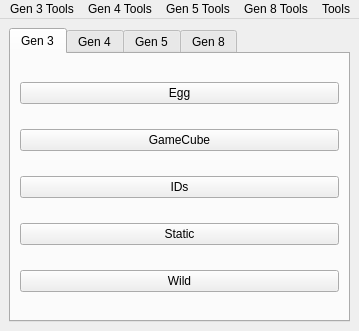
<?xml version="1.0" encoding="UTF-8"?>
<ui version="4.0">
 <class>MainWindow</class>
 <widget class="QMainWindow" name="MainWindow">
  <property name="geometry">
   <rect>
    <x>0</x>
    <y>0</y>
    <width>359</width>
    <height>322</height>
   </rect>
  </property>
  <property name="windowIcon">
   <iconset>
    <normaloff>../pokefinder.ico</normaloff>../pokefinder.ico</iconset>
  </property>
  <widget class="QWidget" name="centralwidget">
   <layout class="QGridLayout" name="gridLayout">
    <item row="0" column="0">
     <widget class="QTabWidget" name="tabWidget">
      <widget class="QWidget" name="tabGen3">
       <attribute name="title">
        <string>Gen 3</string>
       </attribute>
       <layout class="QGridLayout" name="gridLayout_2">
        <item row="0" column="0">
         <widget class="QPushButton" name="pushButtonEgg3">
          <property name="text">
           <string>Egg</string>
          </property>
         </widget>
        </item>
        <item row="1" column="0">
         <widget class="QPushButton" name="pushButtonGameCube">
          <property name="text">
           <string>GameCube</string>
          </property>
         </widget>
        </item>
        <item row="2" column="0">
         <widget class="QPushButton" name="pushButtonIDs3">
          <property name="text">
           <string>IDs</string>
          </property>
         </widget>
        </item>
        <item row="3" column="0">
         <widget class="QPushButton" name="pushButtonStatic3">
          <property name="text">
           <string>Static</string>
          </property>
         </widget>
        </item>
        <item row="4" column="0">
         <widget class="QPushButton" name="pushButtonWild3">
          <property name="text">
           <string>Wild</string>
          </property>
         </widget>
        </item>
       </layout>
      </widget>
      <widget class="QWidget" name="tabGen4">
       <attribute name="title">
        <string>Gen 4</string>
       </attribute>
       <layout class="QGridLayout" name="gridLayout_3">
        <item row="0" column="0">
         <widget class="QPushButton" name="pushButtonEgg4">
          <property name="text">
           <string>Egg</string>
          </property>
         </widget>
        </item>
        <item row="1" column="0">
         <widget class="QPushButton" name="pushButtonEvent4">
          <property name="text">
           <string>Event</string>
          </property>
         </widget>
        </item>
        <item row="2" column="0">
         <widget class="QPushButton" name="pushButtonIDs4">
          <property name="text">
           <string>IDs</string>
          </property>
         </widget>
        </item>
        <item row="3" column="0">
         <widget class="QPushButton" name="pushButtonPokeRadar">
          <property name="text">
           <string>Poke Radar</string>
          </property>
         </widget>
        </item>
        <item row="4" column="0">
         <widget class="QPushButton" name="pushButtonStatic4">
          <property name="text">
           <string>Static</string>
          </property>
         </widget>
        </item>
        <item row="5" column="0">
         <widget class="QPushButton" name="pushButtonWild4">
          <property name="text">
           <string>Wild</string>
          </property>
         </widget>
        </item>
       </layout>
      </widget>
      <widget class="QWidget" name="tabGen5">
       <attribute name="title">
        <string>Gen 5</string>
       </attribute>
       <layout class="QGridLayout" name="gridLayout_4">
        <item row="0" column="0">
         <widget class="QPushButton" name="pushButtonDreamRadar">
          <property name="text">
           <string>Dream Radar</string>
          </property>
         </widget>
        </item>
        <item row="1" column="0">
         <widget class="QPushButton" name="pushButtonEgg5">
          <property name="text">
           <string>Egg</string>
          </property>
         </widget>
        </item>
        <item row="2" column="0">
         <widget class="QPushButton" name="pushButtonEvent5">
          <property name="text">
           <string>Event</string>
          </property>
         </widget>
        </item>
        <item row="3" column="0">
         <widget class="QPushButton" name="pushButtonHiddenGrotto">
          <property name="text">
           <string>Hidden Grotto</string>
          </property>
         </widget>
        </item>
        <item row="4" column="0">
         <widget class="QPushButton" name="pushButtonIDs5">
          <property name="text">
           <string>IDs</string>
          </property>
         </widget>
        </item>
        <item row="6" column="0">
         <widget class="QPushButton" name="pushButtonPickup">
          <property name="text">
           <string>Pickup</string>
          </property>
         </widget>
        </item>
        <item row="5" column="0">
         <widget class="QPushButton" name="pushButtonPhenomenon">
          <property name="text">
           <string>Phenomenon</string>
          </property>
         </widget>
        </item>
        <item row="7" column="0">
         <widget class="QPushButton" name="pushButtonStatic5">
          <property name="text">
           <string>Static</string>
          </property>
         </widget>
        </item>
        <item row="8" column="0">
         <widget class="QPushButton" name="pushButtonWild5">
          <property name="text">
           <string>Wild</string>
          </property>
         </widget>
        </item>
       </layout>
      </widget>
      <widget class="QWidget" name="tabGen8">
       <attribute name="title">
        <string>Gen 8</string>
       </attribute>
       <layout class="QGridLayout" name="gridLayout_5">
        <item row="0" column="0">
         <widget class="QPushButton" name="pushButtonEgg8">
          <property name="text">
           <string>Egg</string>
          </property>
         </widget>
        </item>
        <item row="1" column="0">
         <widget class="QPushButton" name="pushButtonEvent8">
          <property name="text">
           <string>Event</string>
          </property>
         </widget>
        </item>
        <item row="2" column="0">
         <widget class="QPushButton" name="pushButtonIDs8">
          <property name="text">
           <string>IDs</string>
          </property>
         </widget>
        </item>
        <item row="3" column="0">
         <widget class="QPushButton" name="pushButtonRaid">
          <property name="text">
           <string>Raid</string>
          </property>
         </widget>
        </item>
        <item row="4" column="0">
         <widget class="QPushButton" name="pushButtonStatic8">
          <property name="text">
           <string>Static</string>
          </property>
         </widget>
        </item>
        <item row="5" column="0">
         <widget class="QPushButton" name="pushButtonUnderground">
          <property name="text">
           <string>Underground</string>
          </property>
         </widget>
        </item>
        <item row="6" column="0">
         <widget class="QPushButton" name="pushButtonWild8">
          <property name="text">
           <string>Wild</string>
          </property>
         </widget>
        </item>
       </layout>
      </widget>
     </widget>
    </item>
   </layout>
  </widget>
  <widget class="QMenuBar" name="menubar">
   <property name="geometry">
    <rect>
     <x>0</x>
     <y>0</y>
     <width>359</width>
     <height>22</height>
    </rect>
   </property>
   <widget class="QMenu" name="menuTools">
    <property name="title">
     <string>Tools</string>
    </property>
    <addaction name="actionAbout"/>
    <addaction name="actionEncounterLookup"/>
    <addaction name="actionIVCalculator"/>
    <addaction name="actionResearcher"/>
    <addaction name="actionSettings"/>
   </widget>
   <widget class="QMenu" name="menuGen3Tools">
    <property name="title">
     <string>Gen 3 Tools</string>
    </property>
    <addaction name="actionGameCubeSeedFinder"/>
    <addaction name="actionIVstoPID3"/>
    <addaction name="actionJirachiAdvancer"/>
    <addaction name="actionPIDtoIVs"/>
    <addaction name="actionPokeSpot"/>
    <addaction name="actionProfileManager3"/>
    <addaction name="actionSeedToTime3"/>
    <addaction name="actionSpindaPainter"/>
   </widget>
   <widget class="QMenu" name="menuGen4Tools">
    <property name="title">
     <string>Gen 4 Tools</string>
    </property>
    <addaction name="actionIVstoPID4"/>
    <addaction name="actionProfileManager4"/>
    <addaction name="actionRockSmashItems"/>
    <addaction name="actionSeedToTime4"/>
    <addaction name="actionSIDfromChainedShiny"/>
    <addaction name="actionUnderground"/>
   </widget>
   <widget class="QMenu" name="menuGen5Tools">
    <property name="title">
     <string>Gen 5 Tools</string>
    </property>
    <addaction name="actionAdjacentSeed"/>
    <addaction name="actionIVCache"/>
    <addaction name="actionProfileCalibrator"/>
    <addaction name="actionProfileManager5"/>
    <addaction name="actionSHA1Cache"/>
   </widget>
   <widget class="QMenu" name="menuGen8Tools">
    <property name="title">
     <string>Gen 8 Tools</string>
    </property>
    <addaction name="actionDenMap"/>
    <addaction name="actionProfileManager8"/>
   </widget>
   <addaction name="menuGen3Tools"/>
   <addaction name="menuGen4Tools"/>
   <addaction name="menuGen5Tools"/>
   <addaction name="menuGen8Tools"/>
   <addaction name="menuTools"/>
  </widget>
  <action name="actionResearcher">
   <property name="text">
    <string>Researcher</string>
   </property>
  </action>
  <action name="actionPokeSpot">
   <property name="text">
    <string>Poke Spot</string>
   </property>
  </action>
  <action name="actionSeedToTime4">
   <property name="text">
    <string>Seed to Time</string>
   </property>
  </action>
  <action name="actionSIDfromChainedShiny">
   <property name="text">
    <string>SID from Chained Shiny</string>
   </property>
  </action>
  <action name="actionIVCalculator">
   <property name="text">
    <string>IV Calculator</string>
   </property>
  </action>
  <action name="actionSpindaPainter">
   <property name="text">
    <string>Spinda Painter</string>
   </property>
  </action>
  <action name="actionEncounterLookup">
   <property name="text">
    <string>Encounter Lookup</string>
   </property>
  </action>
  <action name="actionGameCubeSeedFinder">
   <property name="text">
    <string>GameCube Seed Finder</string>
   </property>
  </action>
  <action name="actionProfileCalibrator">
   <property name="text">
    <string>Profile Calibrator</string>
   </property>
  </action>
  <action name="actionProfileManager3">
   <property name="text">
    <string>Profile Manager</string>
   </property>
  </action>
  <action name="actionProfileManager4">
   <property name="text">
    <string>Profile Manager</string>
   </property>
  </action>
  <action name="actionProfileManager5">
   <property name="text">
    <string>Profile Manager</string>
   </property>
  </action>
  <action name="actionSettings">
   <property name="text">
    <string>Settings</string>
   </property>
  </action>
  <action name="actionAbout">
   <property name="text">
    <string>About</string>
   </property>
  </action>
  <action name="actionDenMap">
   <property name="text">
    <string>Den Map</string>
   </property>
  </action>
  <action name="actionProfileManager8">
   <property name="text">
    <string>Profile Manager</string>
   </property>
  </action>
  <action name="actionPIDtoIVs">
   <property name="text">
    <string>PID to IVs</string>
   </property>
  </action>
  <action name="actionIVstoPID3">
   <property name="text">
    <string>IVs to PID</string>
   </property>
  </action>
  <action name="actionIVstoPID4">
   <property name="text">
    <string>IVs to PID</string>
   </property>
  </action>
  <action name="actionSeedToTime3">
   <property name="text">
    <string>Seed to Time</string>
   </property>
  </action>
  <action name="actionJirachiAdvancer">
   <property name="text">
    <string>Jirachi Advancer</string>
   </property>
  </action>
  <action name="actionSHA1Cache">
   <property name="text">
    <string>SHA1 Cache</string>
   </property>
  </action>
  <action name="actionIVCache">
   <property name="text">
    <string>IV Cache</string>
   </property>
  </action>
  <action name="actionAdjacentSeed">
   <property name="text">
    <string>Adjacent Seeds</string>
   </property>
  </action>
  <action name="actionRockSmashItems">
   <property name="text">
    <string>Rock Smash Items</string>
   </property>
  </action>
  <action name="actionUnderground">
   <property name="text">
    <string>Underground</string>
   </property>
  </action>
 </widget>
 <resources/>
 <connections/>
</ui>
